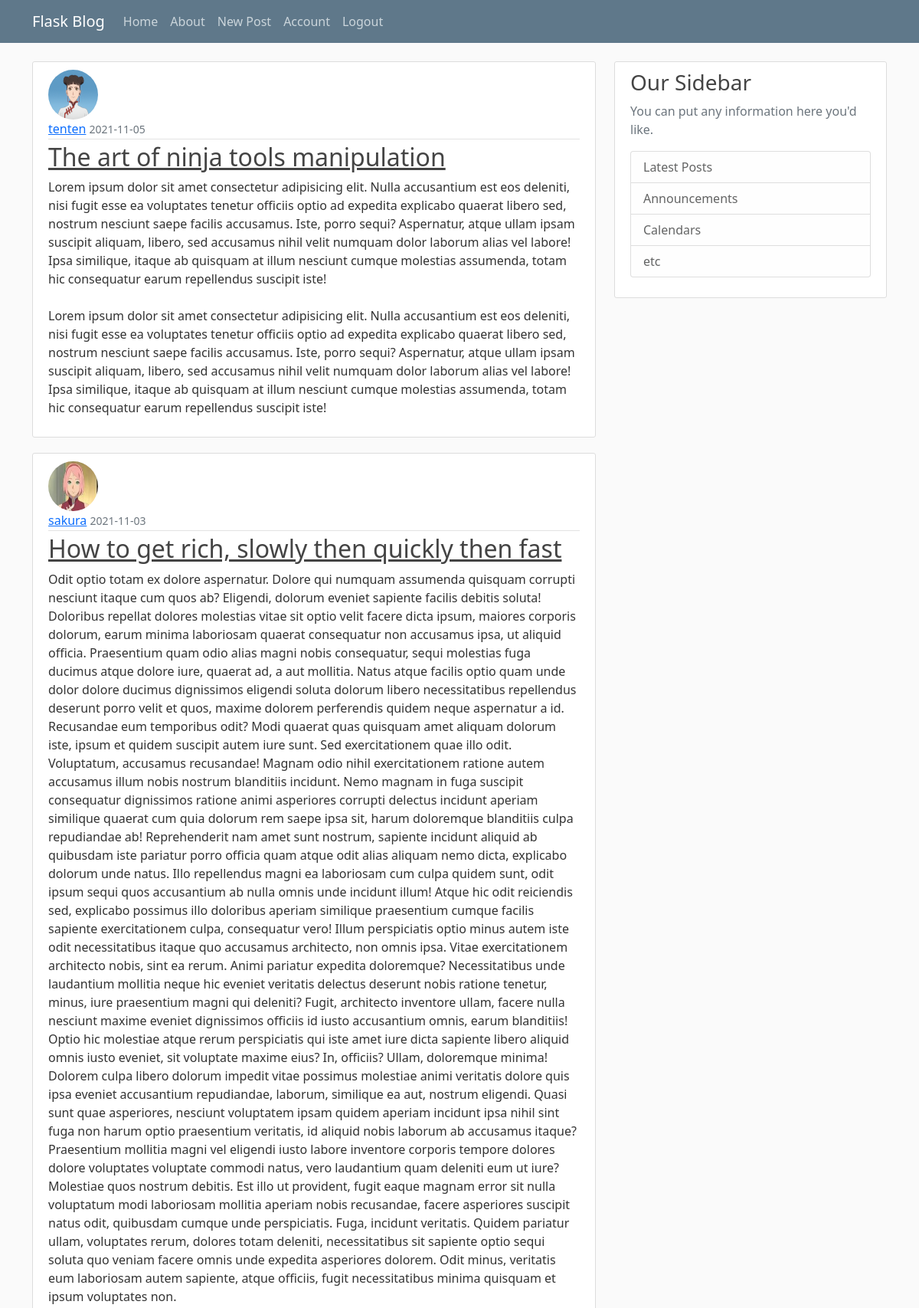
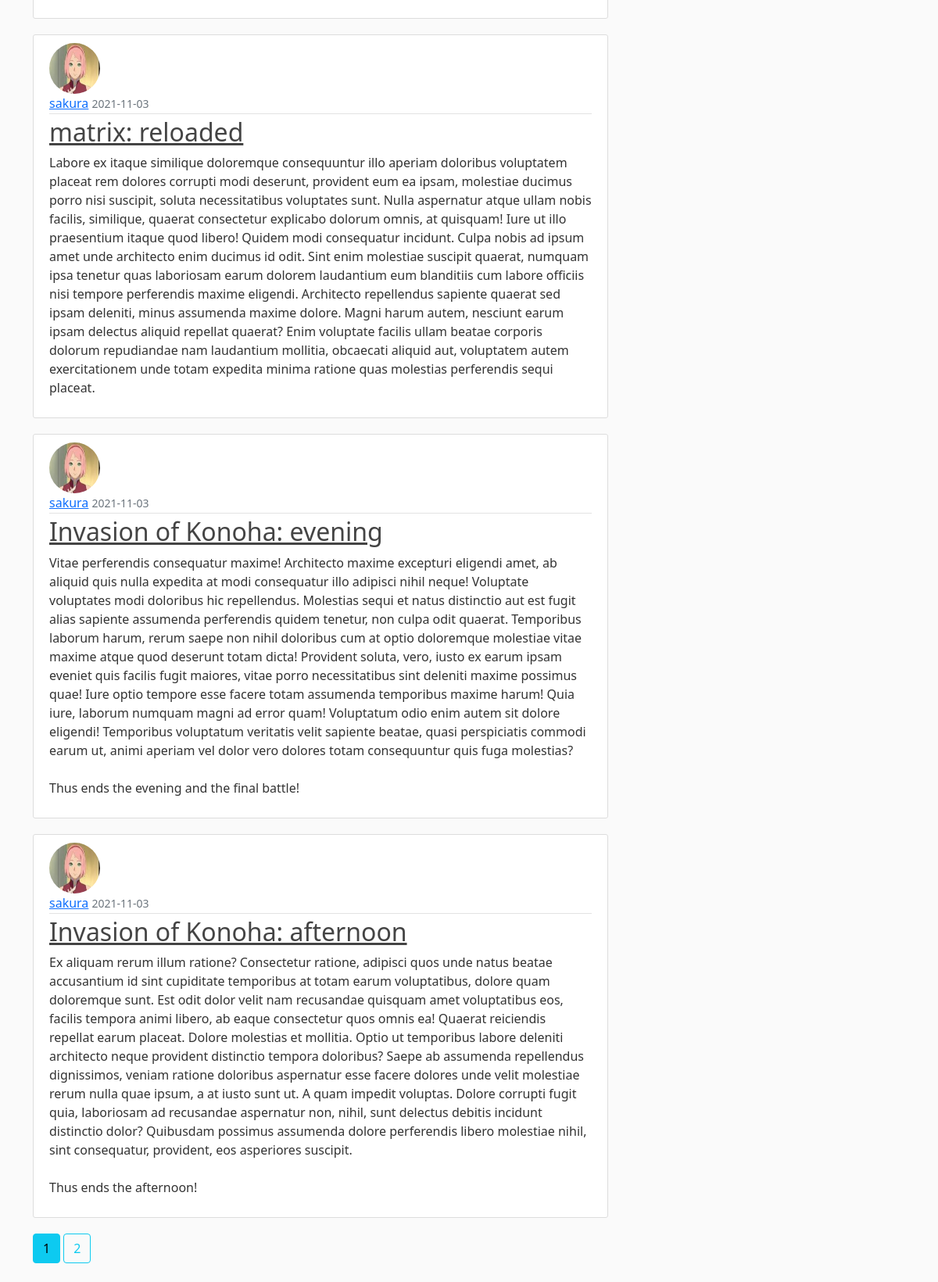
Screenshot of /home (signed in) with the database file from the repository (2 pictures, top to bottom).
### flaskblog/models.py (models this page shows, shortened)
class Post(db.Model):
    id = db.Column(db.Integer, primary_key=True)
    title = db.Column(db.String(100), nullable=False)
    date_posted = db.Column(db.DateTime, nullable=False,
                            default=datetime.utcnow)
    content = db.Column(db.Text, nullable=False)
    user_id = db.Column(db.Integer, db.ForeignKey('user.id'), nullable=False)

class User(db.Model, UserMixin):
    id = db.Column(db.Integer, primary_key=True)
    username = db.Column(db.String(20), unique=True, nullable=False)
    email = db.Column(db.String(120), unique=True, nullable=False)
    image_file = db.Column(db.String(20), unique=False, default='default.jpg')
    password = db.Column(db.String(60), nullable=False)
    posts = db.relationship('Post', backref='author', lazy=True)

### flaskblog/routes.py (the view)
@app.route('/')
@app.route('/home')
def home():
    page = request.args.get('page', 1, type=int)
    posts = Post.query.order_by(Post.date_posted.desc()).paginate(page=page, per_page=5)
    return render_template("index.html", posts=posts)

### flaskblog/models.py (called while the page is built)
@login_manager.user_loader
def load_user(user_id):
    return User.query.get(int(user_id))

### flaskblog/templates/index.html
{% extends "layout.html" %}
{% block content %}
    <main>
        {% for post in posts.items %}
            <article class="media content-section">
                <img class="rounded-circle article-img" src="{{ url_for('static', filename='profile_pics/' + post.author.image_file) }}" alt="">
                <div class="media-body">
                    <div class="article-metadata">
                        <a class="mr-2" href="{{ url_for('author_posts', username=post.author.username) }}">{{ post.author.username }}</a>
                        <small class="text-muted">{{ post.date_posted.strftime('%Y-%m-%d') }}</small>
                    </div>
                    <h2><a class="article-title" href="{{url_for('post', post_id=post.id)}}">{{ post.title }}</a></h2>
                    <p class="article-content">{{ post.content }}</p>
                </div>
            </article>
        {% endfor %}
        {% for page_num in posts.iter_pages(left_edge=1, right_edge=1, left_current=1, right_current=2) %}
            {% if page_num %}
                {% if posts.page == page_num %}
                    <a class="btn btn-info mb-4" href="{{url_for('home', page=page_num)}}">{{page_num}}</a>
                {% else %}
                    <a class="btn btn-outline-info mb-4" href="{{url_for('home', page=page_num)}}">{{page_num}}</a>
                {% endif %}
            {% else %}
                ...
            {% endif %}
        {% endfor %}
    </main>
{% endblock %}

### flaskblog/static/style.css (style rules this page uses)
body { background: #fafafa; color: #333333; margin-top: 5rem; }
h1, h2, h3, h4, h5, h6 { color: #444444; }
.content-section { background: #ffffff; padding: 10px 20px; border: 1px solid #dddddd; border-radius: 3px; margin-bottom: 20px; }
.article-title { color: #444444; }
.article-content { white-space: pre-line; }
.article-img { height: 65px; width: 65px; margin-right: 16px; }
.article-metadata { padding-bottom: 1px; margin-bottom: 4px; border-bottom: 1px solid #e3e3e3 }

### rows the page displays
Post: image_file (picture), author.username "tenten", date_posted "2021-11-05", title "The art of ninja tools manipulation", content "Lorem ipsum dolor sit amet consectetur adipisicing elit. Nulla accusantium est eos deleniti, nisi fugit esse ea voluptates tenetur officiis optio ad expedita explicabo quaerat libero sed, nostrum nesciunt saepe facilis accusamus. Iste, porro sequi? Aspernatur, atque ullam ipsam suscipit aliquam, libero, sed accusamus nihil velit numquam dolor laborum alias vel labore! Ipsa similique, itaque ab quisquam at illum nesciunt cumque molestias assumenda, totam hic consequatur earum repellendus suscipit iste! Lorem ipsum dolor sit amet consectetur adipisicing elit. Nulla accusantium est eos deleniti, nisi fugit esse ea voluptates tenetur officiis optio ad expedita explicabo quaerat libero sed,…"
Post: image_file (picture), author.username "sakura", date_posted "2021-11-03", title "How to get rich, slowly then quickly then fast", content "Odit optio totam ex dolore aspernatur. Dolore qui numquam assumenda quisquam corrupti nesciunt itaque cum quos ab? Eligendi, dolorum eveniet sapiente facilis debitis soluta! Doloribus repellat dolores molestias vitae sit optio velit facere dicta ipsum, maiores corporis dolorum, earum minima laboriosam quaerat consequatur non accusamus ipsa, ut aliquid officia. Praesentium quam odio alias magni nobis consequatur, sequi molestias fuga ducimus atque dolore iure, quaerat ad, a aut mollitia. Natus atque facilis optio quam unde dolor dolore ducimus dignissimos eligendi soluta dolorum libero necessitatibus repellendus deserunt porro velit et quos, maxime dolorem perferendis quidem neque aspernatur…"
Post: image_file (picture), author.username "sakura", date_posted "2021-11-03", title "matrix: reloaded", content "Labore ex itaque similique doloremque consequuntur illo aperiam doloribus voluptatem placeat rem dolores corrupti modi deserunt, provident eum ea ipsam, molestiae ducimus porro nisi suscipit, soluta necessitatibus voluptates sunt. Nulla aspernatur atque ullam nobis facilis, similique, quaerat consectetur explicabo dolorum omnis, at quisquam! Iure ut illo praesentium itaque quod libero! Quidem modi consequatur incidunt. Culpa nobis ad ipsum amet unde architecto enim ducimus id odit. Sint enim molestiae suscipit quaerat, numquam ipsa tenetur quas laboriosam earum dolorem laudantium eum blanditiis cum labore officiis nisi tempore perferendis maxime eligendi. Architecto repellendus sapiente…"
Post: image_file (picture), author.username "sakura", date_posted "2021-11-03", title "Invasion of Konoha: evening", content "Vitae perferendis consequatur maxime! Architecto maxime excepturi eligendi amet, ab aliquid quis nulla expedita at modi consequatur illo adipisci nihil neque! Voluptate voluptates modi doloribus hic repellendus. Molestias sequi et natus distinctio aut est fugit alias sapiente assumenda perferendis quidem tenetur, non culpa odit quaerat. Temporibus laborum harum, rerum saepe non nihil doloribus cum at optio doloremque molestiae vitae maxime atque quod deserunt totam dicta! Provident soluta, vero, iusto ex earum ipsam eveniet quis facilis fugit maiores, vitae porro necessitatibus sint deleniti maxime possimus quae! Iure optio tempore esse facere totam assumenda temporibus maxime harum! Quia…"
Post: image_file (picture), author.username "sakura", date_posted "2021-11-03", title "Invasion of Konoha: afternoon", content "Ex aliquam rerum illum ratione? Consectetur ratione, adipisci quos unde natus beatae accusantium id sint cupiditate temporibus at totam earum voluptatibus, dolore quam doloremque sunt. Est odit dolor velit nam recusandae quisquam amet voluptatibus eos, facilis tempora animi libero, ab eaque consectetur quos omnis ea! Quaerat reiciendis repellat earum placeat. Dolore molestias et mollitia. Optio ut temporibus labore deleniti architecto neque provident distinctio tempora doloribus? Saepe ab assumenda repellendus dignissimos, veniam ratione doloribus aspernatur esse facere dolores unde velit molestiae rerum nulla quae ipsum, a at iusto sunt ut. A quam impedit voluptas. Dolore corrupti fugit…"

### other values shown
{{ page_num }} "1"
{{ page_num }} "2"
